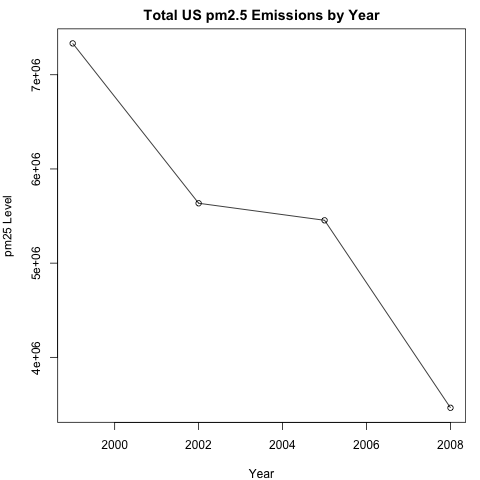

Source code (R):
#Q1: have total emissions decreased in US from 1999 to 2008?

#select emissions and year, summarise by year
pmUSA <- NEI %>% 
  select(Emissions, year) %>%
  group_by(year) %>%
  summarise(Total_Emissions = sum(Emissions, na.rm = T))

#plot pm25 levels for USA over selected years
plot(pmUSA$year, pmUSA$Total_Emissions, type = "o", 
     col = "black", main = "Total US pm2.5 Emissions by Year", 
     xlab = "Year", ylab = "pm25 Level")

#create png of plot
png("plot1.png", width = 480, height = 480, units = "px", bg = "white")
par(mar = c(4,4,2,1))

plot(pmUSA$year, pmUSA$Total_Emissions, type = "o", 
     col = "black", main = "Total US pm2.5 Emissions by Year", 
     xlab = "Year", ylab = "pm25 Level")
dev.off()